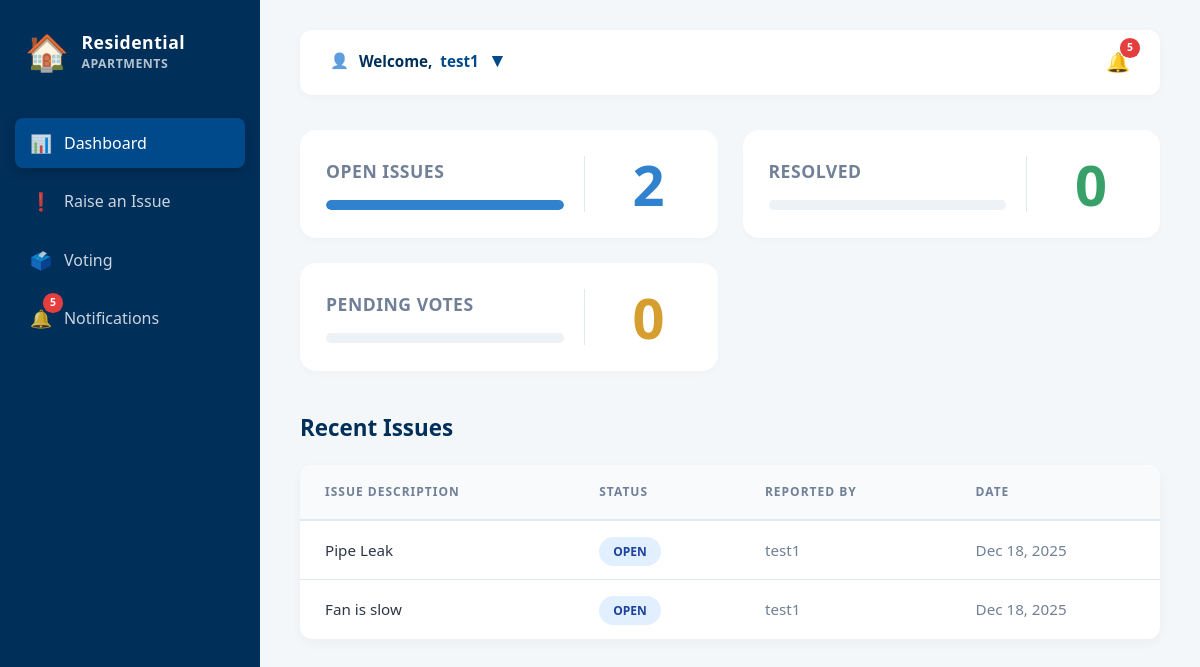
Page /home/ (signed in) on the earlier database version.
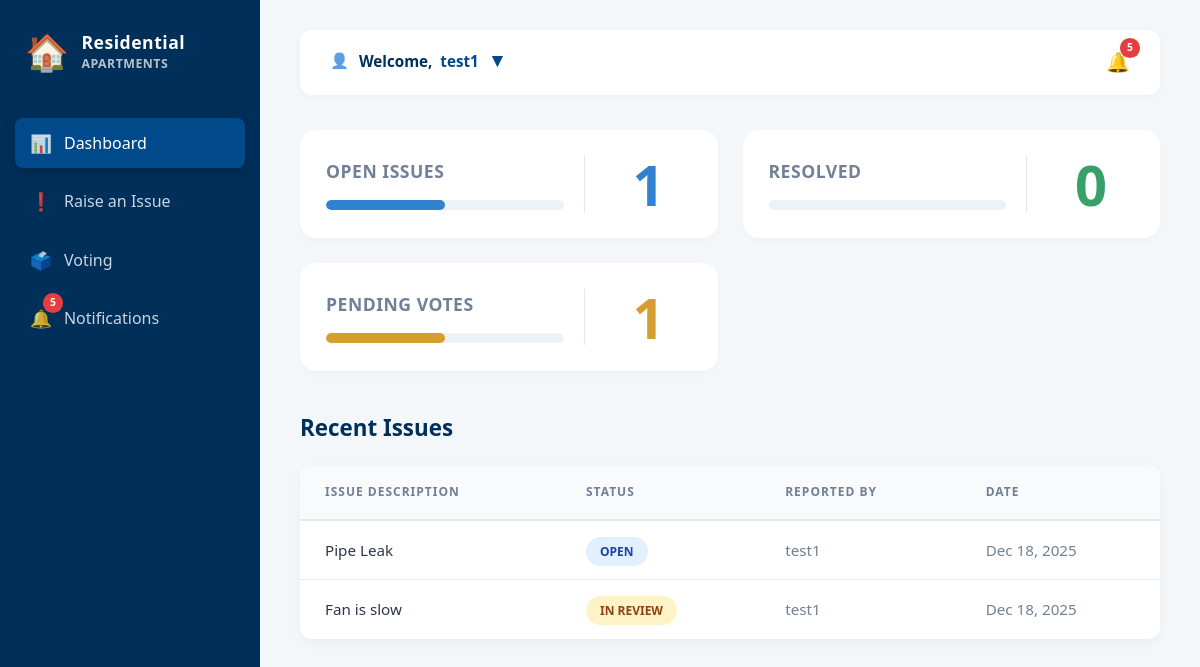
Same page on the later database version.
### app/models.py (models this page shows, shortened)
class Issue(models.Model):
    STATUS_CHOICES = [
        ('Open', 'Open'),
        ('In Review', 'In Review'),
        ('Resolved', 'Resolved'),
    ]
    title = models.CharField(max_length=100)
    description = models.TextField()
    status = models.CharField(max_length=20, choices=STATUS_CHOICES, default='Open')
    reported_date = models.DateField(auto_now_add=True)
    reported_by_id = models.ForeignKey(UserDetails, on_delete=models.CASCADE)
    image = models.ImageField(upload_to='issue_images/', blank=True, null=True)

class UserDetails(models.Model):
    full_name = models.CharField(max_length=200, null=True, blank=True)
    email = models.EmailField(unique=True)
    password = models.CharField(max_length=100)
    flat_number = models.CharField(max_length=100)
    role = models.CharField(max_length=100)
    profile_picture = models.ImageField(upload_to='profile_pics/', null=True, blank=True)

### app/views.py (the view)
# urls.py: 2. Add a URL to urlpatterns:  path('', views.home, name='home')
def home(request):
    user_id = request.session.get('user_id')
    if user_id:
        try:
            user = UserDetails.objects.get(id=user_id)
            open_issues_count = Issue.objects.filter(status='Open', reported_by_id=user).count()
            resolved_issues_count = Issue.objects.filter(status='Resolved', reported_by_id=user).count()
            all_notifications = SiteNotification.objects.all().order_by('-id')[:10]
            recent_issues_queryset = Issue.objects.filter(reported_by_id=user).order_by('-reported_date')[:5]
            recent_issues = list(recent_issues_queryset)
            total_recent = len(recent_issues)
            if total_recent > 0:
                recent_open_count = sum(1 for i in recent_issues if i.status == 'Open')
                recent_resolved_count = sum(1 for i in recent_issues if i.status == 'Resolved')
                recent_in_review_count = sum(1 for i in recent_issues if i.status == 'In Review')
                open_pct = max(int((recent_open_count / total_recent) * 100), 1) if recent_open_count > 0 else 0
                resolved_pct = max(int((recent_resolved_count / total_recent) * 100), 1) if recent_resolved_count > 0 else 0
                in_review_pct = max(int((recent_in_review_count / total_recent) * 100), 1) if recent_in_review_count > 0 else 0
            else:
                recent_open_count = recent_resolved_count = recent_in_review_count = 0
                open_pct = resolved_pct = in_review_pct = 0
            context = {
                'user_full_name': user.full_name or user.email,
                'user_object': user,
                'open_issues_count': open_issues_count,
                'resolved_issues_count': resolved_issues_count,
                'recent_issues': recent_issues,
                'card_open_count': recent_open_count,
                'card_resolved_count': recent_resolved_count,
                'card_pending_count': recent_in_review_count,
                'card_open_pct': open_pct,
                'card_resolved_pct': resolved_pct,
                'card_pending_pct': in_review_pct,
                'notifications': all_notifications,
            }
            return render(request, 'home.html', context)
        except UserDetails.DoesNotExist:
            return redirect('login')
    return redirect('login')

### app/models.py (called while the page is built)
    def time_since_created(self):
        now = timezone.now()
        diff = now - self.created_at
        if diff.days == 0:
            if diff.seconds < 60:
                return f"{diff.seconds} seconds ago"
            elif diff.seconds < 3600:
                return f"{diff.seconds // 60} mins ago"
        elif diff.days == 1:
            return "Yesterday"
        return self.created_at.strftime("%b %d, %Y")

### app/templates/home.html (shortened to what the changed rows need)
<!DOCTYPE html>
<html lang="en">
<head>
</head>
<body>
    <div class="dashboard-container">
        <main class="main-content">
            <div class="summary-cards">
                <div class="card">
                    <div class="card-body-flex">
                        <div class="card-left">
                            <h2 class="card-title-h2">Open Issues</h2>
                            <div class="progress-track"><div class="progress-fill" style="width: {{ card_open_pct }}%; background-color: var(--blue-badge);"></div></div>
                        </div>
                        <div class="card-right"><div class="card-count-huge" style="color: var(--blue-badge);">{{ card_open_count }}</div></div>
                    </div>
                </div>
                <div class="card">
                    <div class="card-body-flex">
                        <div class="card-left">
                            <h2 class="card-title-h2">Resolved</h2>
                        </div>
                    </div>
                </div>
                <div class="card">
                    <div class="card-body-flex">
                        <div class="card-left">
                            <h2 class="card-title-h2">Pending Votes</h2>
                            <div class="progress-track"><div class="progress-fill" style="width: {{ card_pending_pct }}%; background-color: var(--orange-badge);"></div></div>
                        </div>
                        <div class="card-right"><div class="card-count-huge" style="color: var(--orange-badge);">{{ card_pending_count }}</div></div>
                    </div>
                </div>
            </div>
            <section class="recent-issues-section">
                <h2>Recent Issues</h2>
                <div class="issues-table">
                    <table>
                        <thead>
                            <tr><th>Issue Description</th><th>Status</th><th>Reported By</th><th>Date</th></tr>
                        </thead>
                        <tbody>
                            {% for issue in recent_issues %}
                            <tr onclick="window.location='{% url 'issue_details' issue.id %}'" style="cursor: pointer;">
                                <td style="font-weight: 500;">{{ issue.title }}</td>
                                <td>
                                    <span class="status-pill" style="
                                        {% if issue.status == 'Resolved' %} background-color: #def7ec; color: #03543f;
                                        {% elif issue.status == 'In Review' %} background-color: #fef3c7; color: #92400e;
                                        {% else %} background-color: #e1effe; color: #1e429f; {% endif %}">
                                        {{ issue.status }}
                                    </span>
                                </td>
                                <td style="color: var(--text-light);">{{ issue.reported_by_id.full_name|default:issue.reported_by_id.email }}</td>
                                <td style="color: var(--text-light);">{{ issue.reported_date|date:"M d, Y" }}</td>
                            </tr>
                            {% empty %}
                            <tr><td colspan="4" style="text-align: center; padding: 40px; color: var(--text-light);">No issues reported yet.</td></tr>
                            {% endfor %}
                        </tbody>
                    </table>
                </div>
            </section>
        </main>
    </div>
</body>
</html>

Differences in the rows shown:
changed Issue "Fan is slow": status "OPEN" → "IN REVIEW"
Other differences:
{{ card_open_pct }}: 100 → 50 (drawn)
{{ card_open_count }}: "2" → "1"
{{ card_pending_count }}: "0" → "1"
